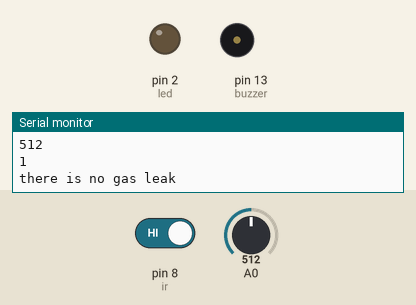
This sketch was run on a simulated Arduino Uno, built with avr-gcc and run on an emulated ATmega328P. Parts: output pins drawn as LEDs (lit = HIGH), buzzer (waves = sounding), the last lines printed to the serial monitor. The inputs (shaded band) are chosen by the test bench; at power-on: A0 = 512, pin 8 (ir) HIGH.

Above: at 1.2 s.
1.3 s: A0 set to 784
4.3 s: A0 set to 816
At 5.4 s:
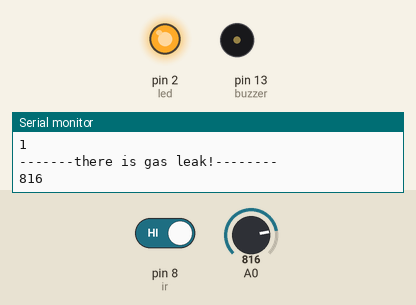
5.8 s: pin 8 (ir) driven LOW
At 7.0 s:
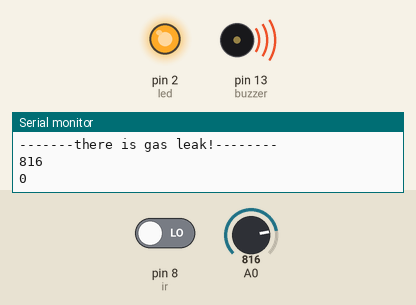
7.3 s: A0 set to 790
At 9.5 s:
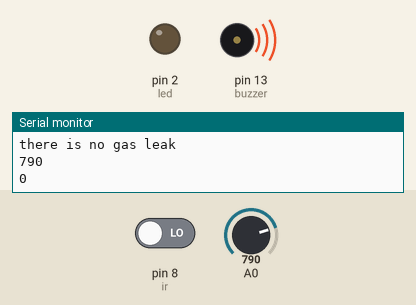
10.3 s: A0 set to 810
At 13.0 s:
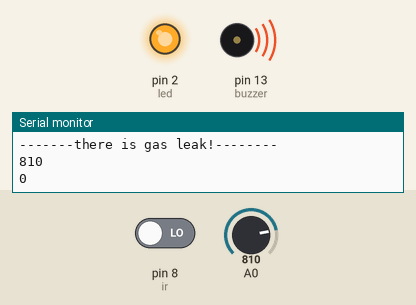
13.3 s: A0 set to 716
At 15.4 s:
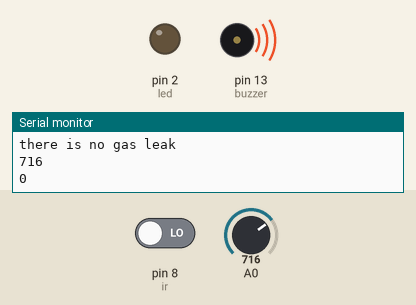
Timing chart, 0 to 16.9 s (numbered marks = the images above; inputs shaded):
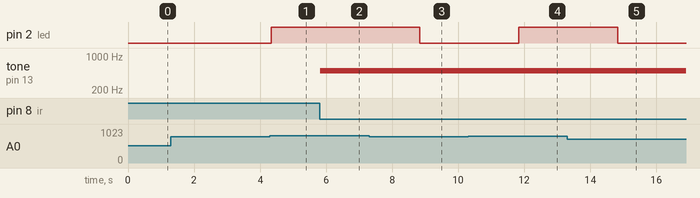

The sketch:

ir+mq6.ino
```cpp
#define led 2
#define buzzer 13
#define ir 8
int sensorState ;
int analogValue = 0 ;

void setup() {
  // put your setup code here, to run once:
Serial.begin(9600);
pinMode(buzzer ,OUTPUT);
pinMode(ir , INPUT);
pinMode(led, OUTPUT);
}

void loop() {
  // put your main code here, to run repeatedly:
analogValue = analogRead(A0);
Serial.println(analogValue);
sensorState = digitalRead(ir);
Serial.println(sensorState);

if(sensorState == 0 ){
  tone(13 , 500);
  delay(1000);
}else {
  noTone(13);
}


if(analogValue > 800){
  Serial.println("-------there is gas leak!--------");
  digitalWrite(led ,HIGH);
}else {
  Serial.println("there is no gas leak");
  digitalWrite(led, LOW);
}
}
```

Measured:
- the behaviour switches between 800 and 801 on A0 (found by bisection; images 0 and 1)
- after the input at 4.3 s, pin 2 (led): LOW → HIGH after 0.05 s
- after the input at 5.8 s, tone on pin 13 (buzzer): silent → 500 Hz at once
- after the input at 7.3 s, pin 2 (led): HIGH → LOW after 1.5 s
- after the input at 10.3 s, pin 2 (led): LOW → HIGH after 1.5 s
- after the input at 13.3 s, pin 2 (led): HIGH → LOW after 1.5 s
